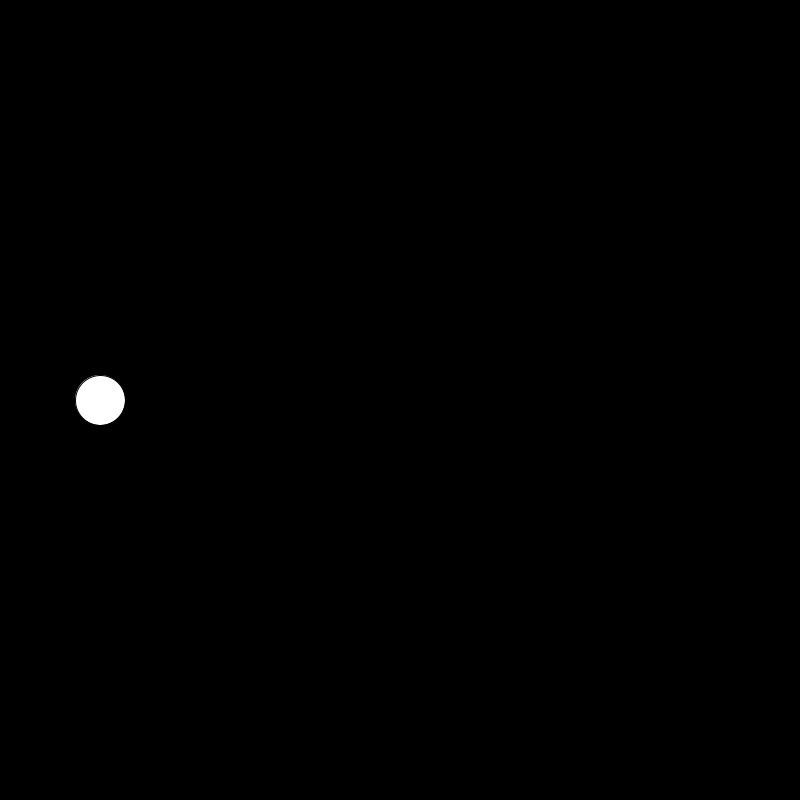
Frame 1 (no input)
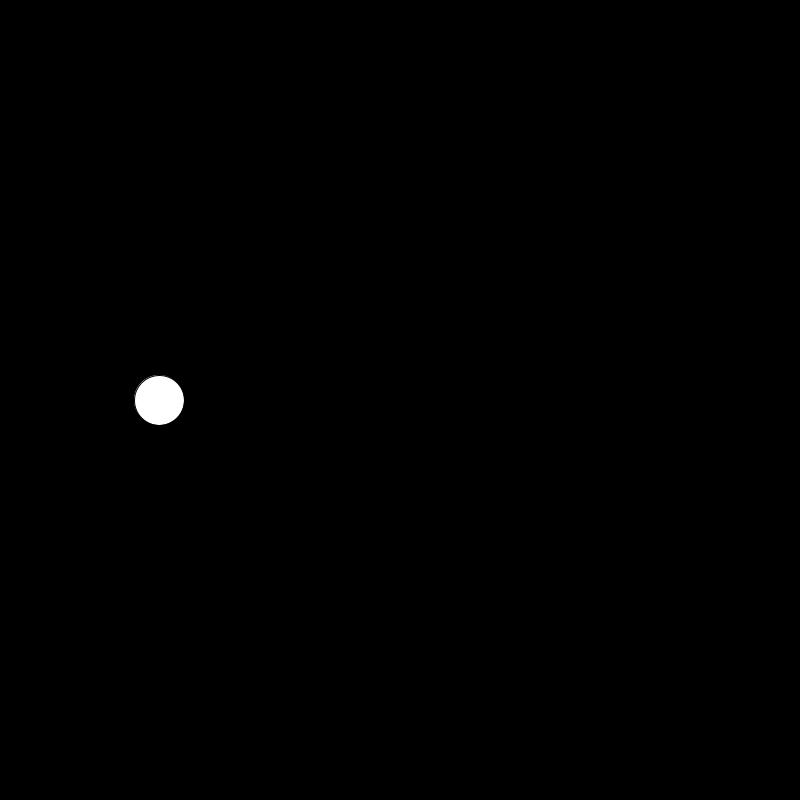
Frame 60 (the mouse pressed at the canvas centre just before this capture)
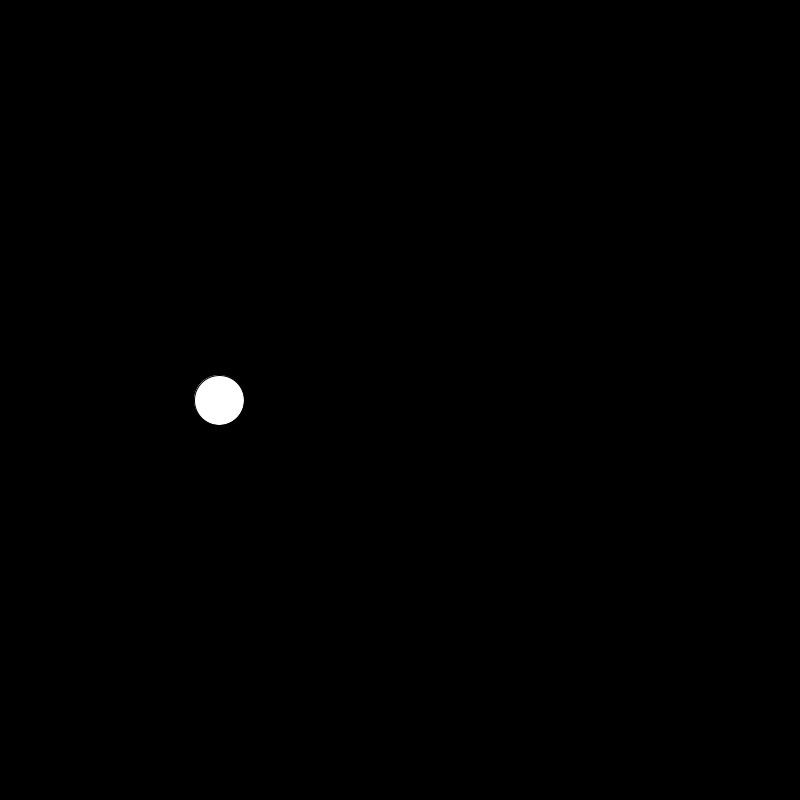
Frame 120 (the mouse held since frame 60 and released just before this capture)

The Processing sketch that drew these frames (run headless with seeded random() and noise(); from frame 60 on, the mouse is pressed at the canvas centre):

// Processing sketch: bounceOffWall
// ── bounceOffWall.pde
int xPos = 100;
int yPos = 400;
int speed = 1;

void setup(){
  size(800,800);
}

void draw(){
  background(0);
  fill(255,255,255);
  ellipse(xPos,yPos,50,50);
  if(xPos == 800){
    speed = speed*-1;
  }
  xPos = xPos + speed;
}
